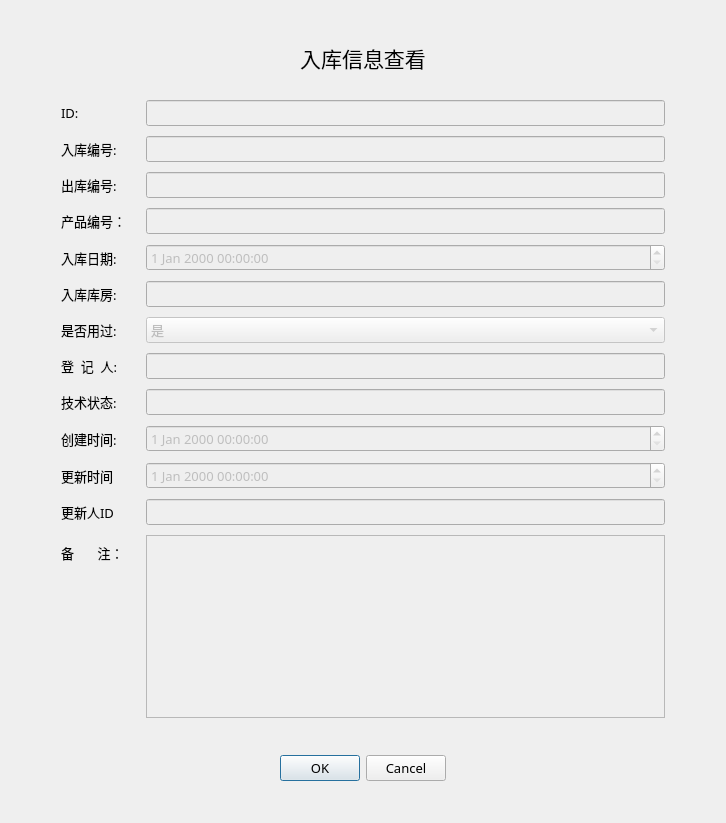
<?xml version="1.0" encoding="UTF-8"?>
<ui version="4.0">
 <class>Dialog</class>
 <widget class="QDialog" name="Dialog">
  <property name="geometry">
   <rect>
    <x>0</x>
    <y>0</y>
    <width>726</width>
    <height>823</height>
   </rect>
  </property>
  <property name="font">
   <font>
    <family>微软雅黑 Light</family>
    <pointsize>10</pointsize>
   </font>
  </property>
  <property name="windowTitle">
   <string>入库信息查看</string>
  </property>
  <layout class="QVBoxLayout" name="verticalLayout">
   <item>
    <spacer name="verticalSpacer_2">
     <property name="orientation">
      <enum>Qt::Vertical</enum>
     </property>
     <property name="sizeHint" stdset="0">
      <size>
       <width>20</width>
       <height>40</height>
      </size>
     </property>
    </spacer>
   </item>
   <item>
    <widget class="QLabel" name="label">
     <property name="font">
      <font>
       <family>Adobe Devanagari</family>
       <pointsize>16</pointsize>
      </font>
     </property>
     <property name="text">
      <string>入库信息查看</string>
     </property>
     <property name="alignment">
      <set>Qt::AlignCenter</set>
     </property>
    </widget>
   </item>
   <item>
    <layout class="QFormLayout" name="formLayout">
     <property name="labelAlignment">
      <set>Qt::AlignLeading|Qt::AlignLeft|Qt::AlignVCenter</set>
     </property>
     <property name="horizontalSpacing">
      <number>20</number>
     </property>
     <property name="verticalSpacing">
      <number>10</number>
     </property>
     <property name="leftMargin">
      <number>50</number>
     </property>
     <property name="topMargin">
      <number>20</number>
     </property>
     <property name="rightMargin">
      <number>50</number>
     </property>
     <item row="0" column="0">
      <widget class="QLabel" name="label_9">
       <property name="text">
        <string>ID:</string>
       </property>
      </widget>
     </item>
     <item row="0" column="1">
      <widget class="QLineEdit" name="ID">
       <property name="enabled">
        <bool>false</bool>
       </property>
      </widget>
     </item>
     <item row="1" column="0">
      <widget class="QLabel" name="label_10">
       <property name="text">
        <string>入库编号:</string>
       </property>
      </widget>
     </item>
     <item row="1" column="1">
      <widget class="QLineEdit" name="inNO">
       <property name="enabled">
        <bool>false</bool>
       </property>
      </widget>
     </item>
     <item row="2" column="0">
      <widget class="QLabel" name="label_2">
       <property name="text">
        <string>出库编号:</string>
       </property>
      </widget>
     </item>
     <item row="2" column="1">
      <widget class="QLineEdit" name="outNO">
       <property name="enabled">
        <bool>false</bool>
       </property>
      </widget>
     </item>
     <item row="3" column="0">
      <widget class="QLabel" name="Label">
       <property name="text">
        <string>产品编号：</string>
       </property>
      </widget>
     </item>
     <item row="3" column="1">
      <widget class="QLineEdit" name="productNO">
       <property name="enabled">
        <bool>false</bool>
       </property>
      </widget>
     </item>
     <item row="4" column="0">
      <widget class="QLabel" name="label_3">
       <property name="text">
        <string>入库日期:</string>
       </property>
      </widget>
     </item>
     <item row="4" column="1">
      <widget class="QDateTimeEdit" name="inDate">
       <property name="enabled">
        <bool>false</bool>
       </property>
      </widget>
     </item>
     <item row="5" column="0">
      <widget class="QLabel" name="Label_2">
       <property name="text">
        <string>入库库房:</string>
       </property>
      </widget>
     </item>
     <item row="5" column="1">
      <widget class="QLineEdit" name="inStorageNo">
       <property name="enabled">
        <bool>false</bool>
       </property>
      </widget>
     </item>
     <item row="6" column="0">
      <widget class="QLabel" name="label_4">
       <property name="text">
        <string>是否用过:</string>
       </property>
      </widget>
     </item>
     <item row="6" column="1">
      <widget class="QComboBox" name="isUsed">
       <property name="enabled">
        <bool>false</bool>
       </property>
       <item>
        <property name="text">
         <string>是</string>
        </property>
       </item>
       <item>
        <property name="text">
         <string>否</string>
        </property>
       </item>
      </widget>
     </item>
     <item row="7" column="0">
      <widget class="QLabel" name="Label_3">
       <property name="text">
        <string>登  记  人:</string>
       </property>
      </widget>
     </item>
     <item row="7" column="1">
      <widget class="QLineEdit" name="inRecorderPerson">
       <property name="enabled">
        <bool>false</bool>
       </property>
      </widget>
     </item>
     <item row="8" column="0">
      <widget class="QLabel" name="Label_4">
       <property name="text">
        <string>技术状态:</string>
       </property>
      </widget>
     </item>
     <item row="8" column="1">
      <widget class="QLineEdit" name="inTechState">
       <property name="enabled">
        <bool>false</bool>
       </property>
      </widget>
     </item>
     <item row="9" column="0">
      <widget class="QLabel" name="Label_13">
       <property name="text">
        <string>创建时间:</string>
       </property>
      </widget>
     </item>
     <item row="9" column="1">
      <widget class="QDateTimeEdit" name="createTime">
       <property name="enabled">
        <bool>false</bool>
       </property>
       <property name="mouseTracking">
        <bool>true</bool>
       </property>
       <property name="focusPolicy">
        <enum>Qt::StrongFocus</enum>
       </property>
       <property name="acceptDrops">
        <bool>true</bool>
       </property>
       <property name="autoFillBackground">
        <bool>true</bool>
       </property>
      </widget>
     </item>
     <item row="10" column="0">
      <widget class="QLabel" name="label_7">
       <property name="text">
        <string>更新时间</string>
       </property>
      </widget>
     </item>
     <item row="10" column="1">
      <widget class="QDateTimeEdit" name="updateTime">
       <property name="enabled">
        <bool>false</bool>
       </property>
      </widget>
     </item>
     <item row="11" column="0">
      <widget class="QLabel" name="label_8">
       <property name="text">
        <string>更新人ID</string>
       </property>
      </widget>
     </item>
     <item row="11" column="1">
      <widget class="QLineEdit" name="updateID">
       <property name="enabled">
        <bool>false</bool>
       </property>
      </widget>
     </item>
     <item row="12" column="0">
      <widget class="QLabel" name="Label_12">
       <property name="text">
        <string>备       注：</string>
       </property>
      </widget>
     </item>
     <item row="12" column="1">
      <widget class="QTextEdit" name="remark">
       <property name="enabled">
        <bool>false</bool>
       </property>
      </widget>
     </item>
    </layout>
   </item>
   <item>
    <spacer name="verticalSpacer_3">
     <property name="orientation">
      <enum>Qt::Vertical</enum>
     </property>
     <property name="sizeHint" stdset="0">
      <size>
       <width>20</width>
       <height>40</height>
      </size>
     </property>
    </spacer>
   </item>
   <item alignment="Qt::AlignHCenter">
    <widget class="QDialogButtonBox" name="buttonBox">
     <property name="standardButtons">
      <set>QDialogButtonBox::Cancel|QDialogButtonBox::Ok</set>
     </property>
    </widget>
   </item>
   <item>
    <spacer name="verticalSpacer">
     <property name="orientation">
      <enum>Qt::Vertical</enum>
     </property>
     <property name="sizeHint" stdset="0">
      <size>
       <width>20</width>
       <height>40</height>
      </size>
     </property>
    </spacer>
   </item>
  </layout>
 </widget>
 <resources/>
 <connections/>
</ui>
